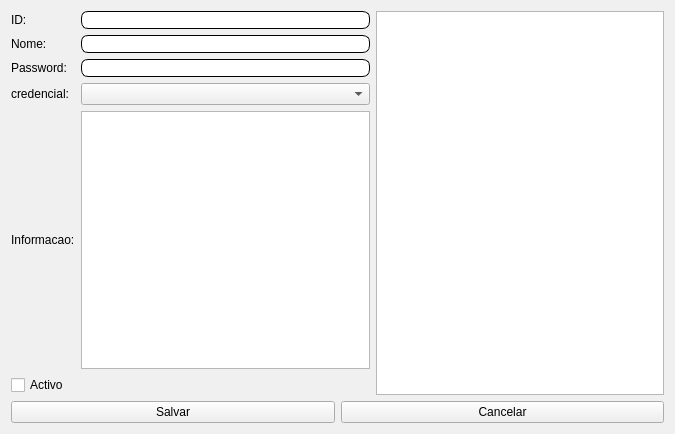
<?xml version="1.0" encoding="UTF-8"?>
<ui version="4.0">
 <class>Form</class>
 <widget class="QWidget" name="Form">
  <property name="geometry">
   <rect>
    <x>0</x>
    <y>0</y>
    <width>675</width>
    <height>434</height>
   </rect>
  </property>
  <property name="windowTitle">
   <string>Adcionar/Editar Usuarios</string>
  </property>
  <property name="styleSheet">
   <string notr="true">#Form
{
background-color: #f0f0f0;
}

.QLineEdit {background-color: rgb(255, 255, 255); 
border-radius: 7px;
border-style: solid;
border-width: 1px;
border-color: black;
}</string>
  </property>
  <layout class="QGridLayout" name="gridLayout_3">
   <item row="0" column="0">
    <layout class="QGridLayout" name="gridLayout">
     <item row="0" column="1">
      <widget class="QLineEdit" name="LEId"/>
     </item>
     <item row="3" column="1" rowspan="2">
      <widget class="QComboBox" name="CBLevel"/>
     </item>
     <item row="0" column="2" rowspan="7">
      <widget class="QListView" name="LViewUser"/>
     </item>
     <item row="5" column="0">
      <widget class="QLabel" name="label_5">
       <property name="text">
        <string>Informacao:</string>
       </property>
      </widget>
     </item>
     <item row="5" column="1">
      <widget class="QPlainTextEdit" name="PTEInformacao"/>
     </item>
     <item row="0" column="0">
      <widget class="QLabel" name="label">
       <property name="text">
        <string>ID:</string>
       </property>
      </widget>
     </item>
     <item row="1" column="1">
      <widget class="QLineEdit" name="LENome"/>
     </item>
     <item row="2" column="1">
      <widget class="QLineEdit" name="LEPsw"/>
     </item>
     <item row="1" column="0">
      <widget class="QLabel" name="label_3">
       <property name="text">
        <string>Nome:</string>
       </property>
      </widget>
     </item>
     <item row="3" column="0" rowspan="2">
      <widget class="QLabel" name="label_6">
       <property name="text">
        <string>credencial:</string>
       </property>
      </widget>
     </item>
     <item row="2" column="0">
      <widget class="QLabel" name="label_2">
       <property name="text">
        <string>Password:</string>
       </property>
      </widget>
     </item>
     <item row="7" column="0" colspan="3">
      <layout class="QGridLayout" name="gridLayout_2">
       <item row="0" column="0">
        <widget class="QPushButton" name="PBSalvar">
         <property name="text">
          <string>Salvar</string>
         </property>
        </widget>
       </item>
       <item row="0" column="1">
        <widget class="QPushButton" name="PBCancelar">
         <property name="text">
          <string>Cancelar</string>
         </property>
        </widget>
       </item>
      </layout>
     </item>
     <item row="6" column="0" colspan="2">
      <widget class="QCheckBox" name="CHBActivo">
       <property name="text">
        <string>Activo</string>
       </property>
      </widget>
     </item>
    </layout>
   </item>
  </layout>
 </widget>
 <resources>
  <include location="icons.qrc"/>
  <include location="images.qrc"/>
 </resources>
 <connections/>
</ui>
